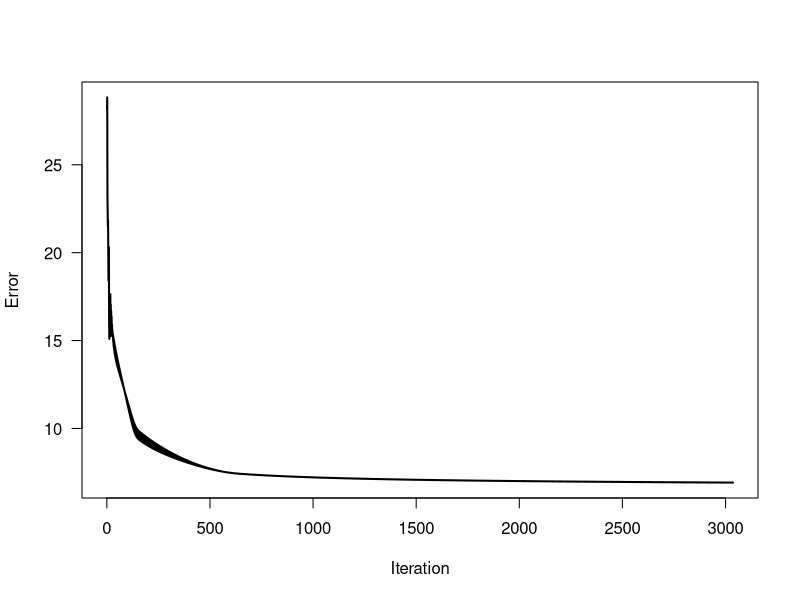

R code for this plot:
#read data
data("iris")
X_iris_data <- as.matrix(iris[,1:4])
y_iris_vector <- as.numeric(iris[,5])


#collect first 25 rows for each species 
X <- rbind(X_iris_data[1:25,],X_iris_data[51:75,],X_iris_data[101:125,])

y_train <- c(y_iris_vector[1:25],y_iris_vector[51:75],y_iris_vector[101:125])

y_truth <- y_train

# get number of classes and number of samples
K <- max(y_truth)
N <- length(y_truth)

# one-of-K-encoding
Y_truth <- matrix(0, N, K)
Y_truth[cbind(1:N, y_truth)] <- 1

safelog <- function(X) {
  return (log(X + 1e-100))
}


sigmoid <- function(X,W, w0){
  return(sapply(X=1:ncol(W), function(c) (matrix(1/ (1+ exp(-cbind(X,1)%*% rbind(W,w0) [,c])), nrow=nrow(X)/K, ncol=ncol(W), byrow=FALSE))))
}

# define the gradient functions
gradient_W <- function(X, Y_truth, Y_predicted) {
  return (sapply(X = 1:ncol(Y_truth), function(c) -colSums(matrix((Y_truth[,c] - Y_predicted[,c]) * Y_predicted[,c] * (1-Y_predicted[,c]), nrow = nrow(X), ncol = ncol(X), byrow = FALSE) * X)))
  }

gradient_w0 <- function(Y_truth, Y_predicted) {
  return ( colSums(sapply(X = 1:ncol(Y_truth), function(c) -colSums(matrix((Y_truth[,c] - Y_predicted[,c]) * Y_predicted[,c] * (1-Y_predicted[,c]), nrow = nrow(X), ncol = ncol(X), byrow = FALSE)))) )
}


# set learning parameters
eta <- 0.01
epsilon <- 1e-3

# randomly initalize W and w0
set.seed(421)
W <- matrix(runif(ncol(X) * K, min = -0.001, max = 0.001), ncol(X), K)
w0 <- runif(K, min = -0.001, max = 0.001)

# learn W and w0 using gradient descent
iteration <- 1
objective_values <- c()
while (1) {
  Y_predicted <- sigmoid(X, W, w0)
  objective_values <- c(objective_values, 0.5 * sum((Y_predicted - Y_truth)^2))
  
  W_old <- W
  w0_old <- w0
  
  W <- W - eta * gradient_W(X, Y_truth, Y_predicted)
  w0 <- w0 - eta * gradient_w0(Y_truth, Y_predicted)
  
  if (sqrt(sum((w0 - w0_old)^2) + sum((W - W_old)^2)) < epsilon) {
    break
  }
  
  iteration <- iteration + 1
}
print(W)
print(w0)


# plot objective function during iterations
plot(1:iteration, objective_values,
     type = "l", lwd = 2, las = 1,
     xlab = "Iteration", ylab = "Error")


# calculate confusion matrix
y_predicted <- apply(Y_predicted, MARGIN = 1, FUN = which.max)
confusion_matrix <- table(y_predicted, y_truth)
print(confusion_matrix)
